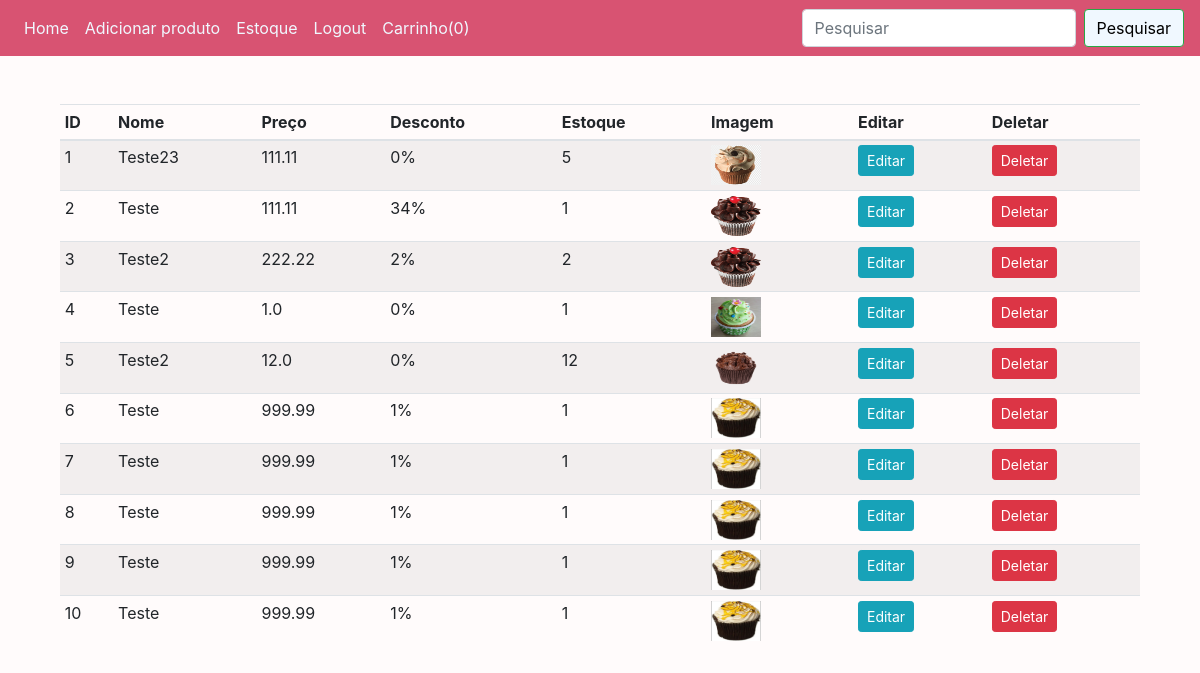
/stock (signed in), run on an earlier commit of the app's database.
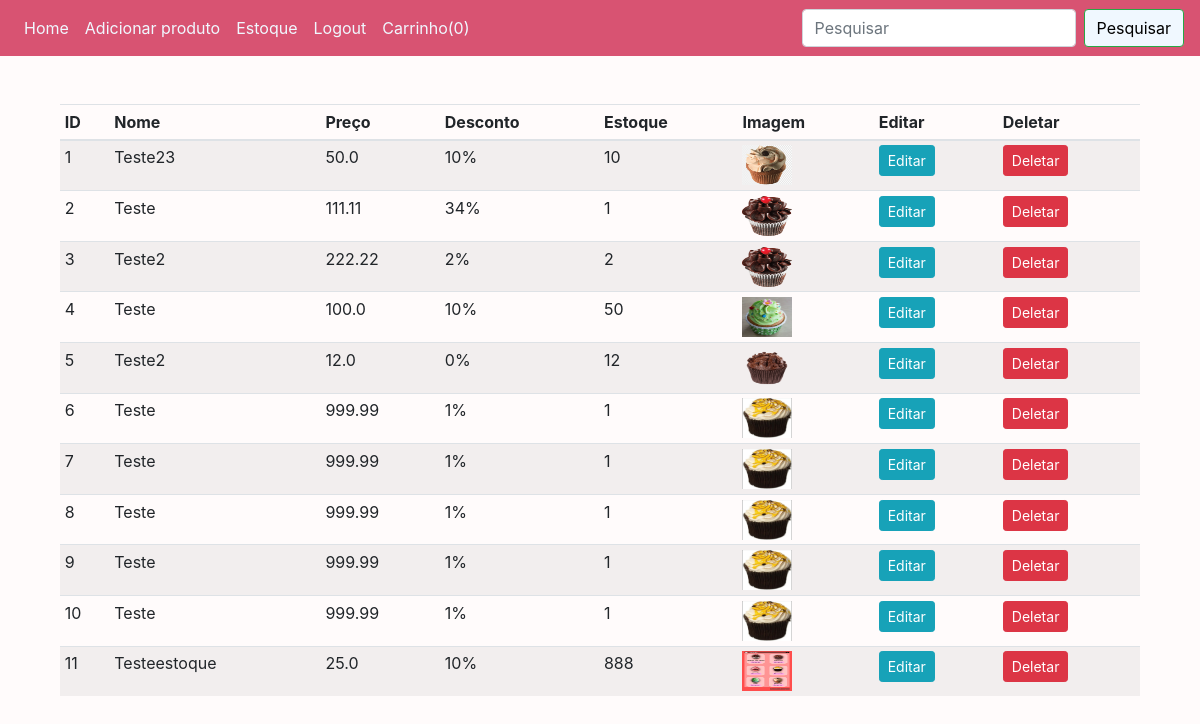
And on a later commit of the database.
### website/models.py (models this page shows)
class Product(db.Model):
    id = db.Column(db.Integer, primary_key=True)
    name = db.Column(db.String(80), nullable=False)
    price = db.Column(db.Float, nullable=False)
    discount = db.Column(db.Integer, default=0)
    stock = db.Column(db.Integer, nullable=False)
    description = db.Column(db.String(200), nullable=False)
    user_id = db.Column(db.Integer, db.ForeignKey('user.id'))
    pub_date = db.Column(db.DateTime, nullable=False, default=datetime.now)
    img = db.Column(db.String(150), nullable=False, default='image.jpg')

### website/auth.py (the view)
@auth.route('/stock', methods=['GET', 'POST']) # URL do estoque
@login_required # Decorador que só vai permitir acesso ao logout caso o usuário estiver logado.
def stock():
    products = Product.query.all() # Buscando todos os itens da tabela Product nos models e colocando dentro da variavel products
    return render_template("stock.html", user=current_user, products=products) # Passando a variavel Products com todos os itens da tabela para a pagina stock

### website/templates/stock.html (shortened to what this page needs)
{% extends "base.html" %} {% block title %}Estoque{% endblock %} {% block
content %}
<div class="container mt-5">
  <table class="table table-sm table-condensed table-striped">
    <thead>
      <th>ID</th>
      <th>Nome</th>
      <th>Preço</th>
      <th>Desconto</th>
      <th>Estoque</th>
      <th>Imagem</th>
      <th>Editar</th>
      <th>Deletar</th>
    </thead>
    <tbody>
      {% for product in products %}
      <tr>
        <td>{{loop.index}}</td>
        <td>{{product.name}}</td>
        <td>{{product.price}}</td>
        <td>{{product.discount}}%</td>
        <td>{{product.stock}}</td>
        <td><img src="{{url_for('static', filename='images/' + product.img)}}" width="50" height="40"/></td>
        <td><a href="{{url_for('auth.updateProduct', id=product.id)}}" class="btn btn-info btn-sm">Editar</a></td>
        <td>
          <button type="button" class="btn btn-danger btn-sm" data-toggle="modal" data-target="#exampleModal-{{product.id}}">Deletar</button>
        </td>
      </tr>
      {% endfor %}
    </tbody>
  </table>
</div>
{% endblock %}

What changed in the data, as far as the page shows it:
changed Product "Teste23": price "111.11" → "50.0"; discount "0" → "10"; stock "5" → "10"
changed Product (number 4 of 11 on the later page): price "1.0" → "100.0"; discount "0" → "10"; stock "1" → "50"
added Product: name "Testeestoque", price "25.0", discount "10", stock "888", img (picture)
